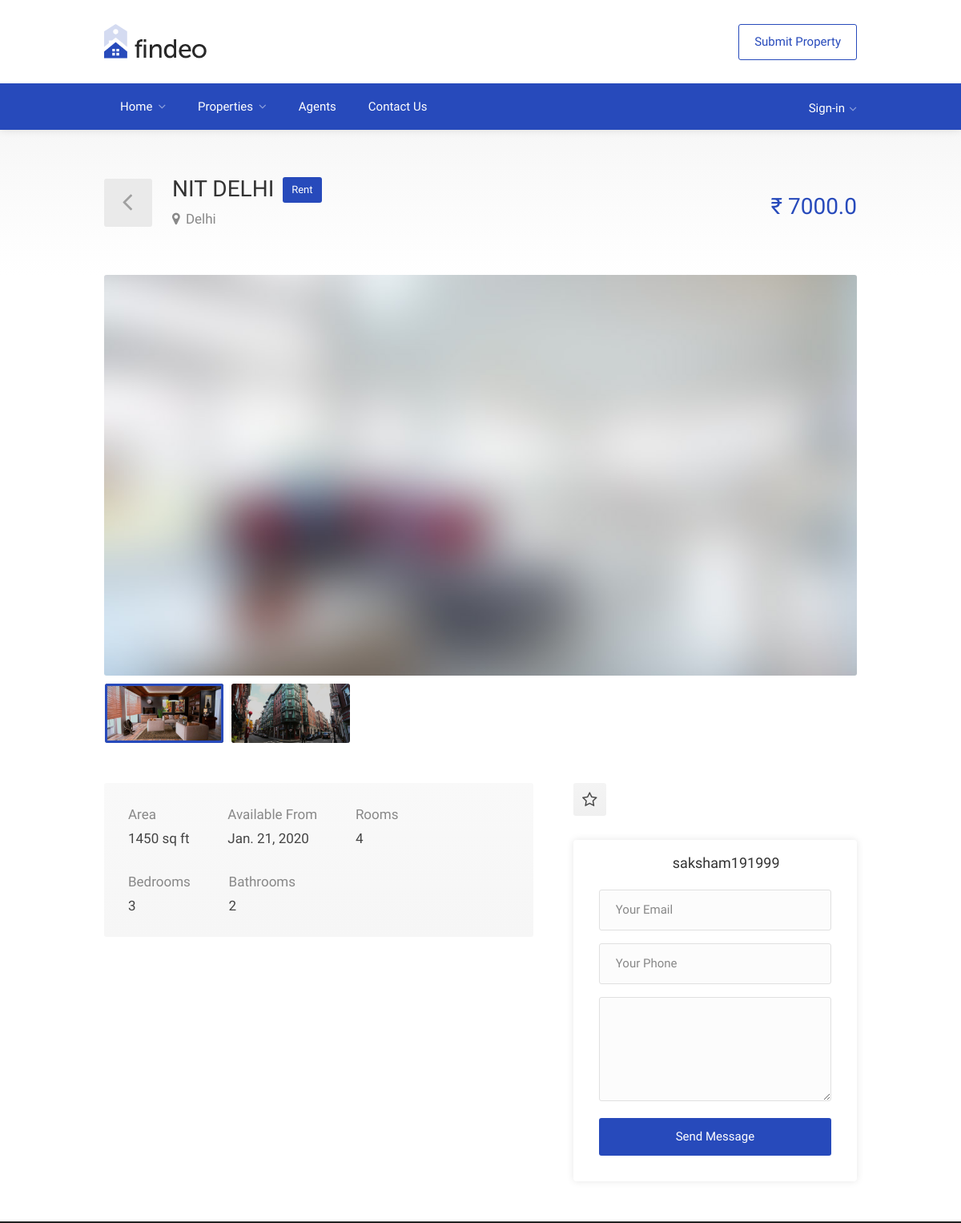
The app's page /property/1 (upper part), older data.
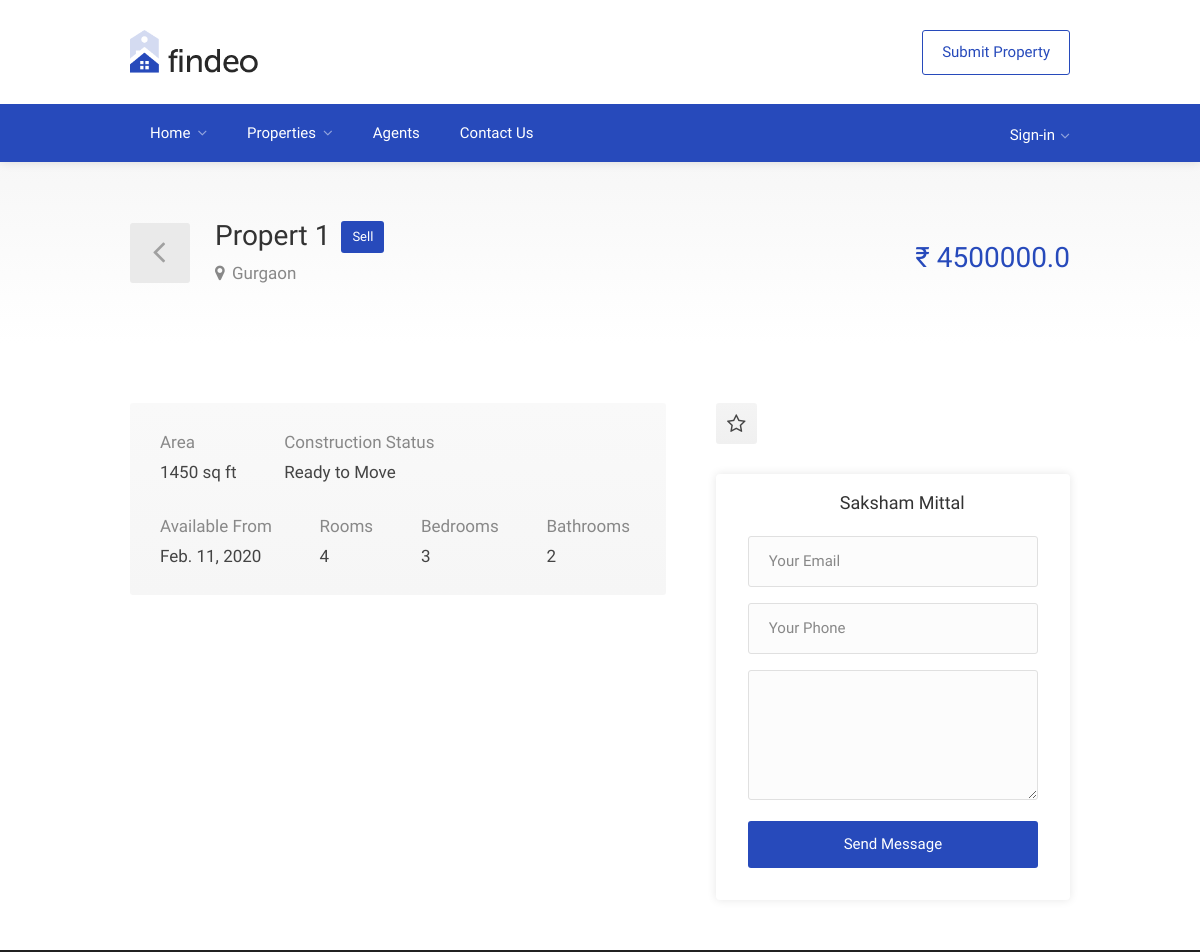
The same page, newer data.
### core/models.py (models this page shows, shortened)
class property(models.Model):
    owner = models.ForeignKey(User, on_delete=models.CASCADE)
    type = models.CharField(choices=type_choices, max_length=1)
    property_name = models.CharField(max_length=50)
    city = models.CharField(max_length=50)
    bedrooms = models.IntegerField()
    bathrooms = models.IntegerField()
    construction_status = models.CharField(choices=construction_choices, max_length=2, blank=True, null = True)
    available_from = models.DateField(blank=True, null=True)
    price_sq = models.FloatField(blank=True, null=True)
    total_price = models.FloatField()
    additional_features = models.TextField(blank = True, null = True)
    image = models.ImageField()
    visible = models.BooleanField(default=True)
    verified = models.BooleanField(default=False)
    views = models.IntegerField(default=0)
    label = models.CharField(max_length = 10, null=True, blank=True)
    dateadded = models.DateField(auto_now_add=True)
    rooms = models.IntegerField()
    features = models.ManyToManyField(features)
    class Meta:
        verbose_name_plural = 'Properties'

class images(models.Model):
    image = models.ImageField()
    property = models.ForeignKey(property, on_delete=models.CASCADE)
    class Meta:
        verbose_name_plural = 'Images'

class User(AbstractUser):
    is_agent = models.BooleanField(default=False)
    mobile = PhoneNumberField(null = True)
    mobile_verified = models.BooleanField(default=False)
    profile_pic = models.ImageField(blank = True, null = True)

### core/views.py (the view)
# urls.py: path('property/<int:id>', views.PropertyView, name='property'),
def PropertyView(request, id):
    property = get_object_or_404(models.property, id = id)
    property.views = int(property.views+1)
    property.save()
    images = models.images.objects.filter(property=property)
    context = {
        'property': property,
        'images': images,
    }
    return render(request, 'property.html', context)

### templates/property.html (shortened to what this page needs)
{% extends 'base.html' %}
{%  load static %}
{% block content %}
<div id="titlebar" class="property-titlebar margin-bottom-0">
	<div class="container">
		<div class="row">
			<div class="col-md-12">
				<a href="{% url 'core:properties' %}" class="back-to-listings"></a>
				<div class="property-title">
					<h2>{{ property.property_name }} <span class="property-badge">{{ property.get_type_display }}</span></h2>
					<span>
						<a href="#location" class="listing-address">
							{{ property.city }}
						</a>
					</span>
				</div>
				<div class="property-pricing">
					<div class="property-price">₹ {{ property.total_price }}</div>
				</div>
			</div>
		</div>
	</div>
</div>
<div class="container">
	<div class="row margin-bottom-50">
		<div class="col-md-12">
			<div class="property-slider default">
                {% for image in images %}
				<a href="{{ image.image.url }}" data-background-image="images/single-property-01.jpg" class="item mfp-gallery"></a>
			    {% endfor %}
            </div>
			<div class="property-slider-nav">
                {% for image in images %}
				<div class="item"><img src="{{ image.image.url }}" alt=""></div>
			    {% endfor %}
			</div>
		</div>
	</div>
</div>
<div class="container">
	<div class="row">
		<div class="col-lg-8 col-md-7 sp-content">
			<div class="property-description">
				<ul class="property-main-features">
                    <li>Area <span>1450 sq ft</span></li>
                    {%  if property.construction_status %}
					<li>Construction Status <span>{{ property.get_construction_status_display }}</span></li>
                    {% endif %}
                    {%  if property.available_from %}
					<li>Available From <span>{{ property.available_from }}</span></li>
                    {% endif %}
					<li>Rooms <span>4</span></li>
					<li>Bedrooms <span>{{ property.bedrooms }}</span></li>
					<li>Bathrooms <span>{{ property.bathrooms }}</span></li>
				</ul>
			</div>
		</div>
		<div class="col-lg-4 col-md-5 sp-sidebar">
			<div class="sidebar sticky right">
				<div class="widget margin-bottom-30">
                    <a href="{% url 'core:addtobookmarks' property.id %}"><button class="widget-button with-tip" data-tip-content="Add to Bookmarks"><i class="fa fa-star-o"></i></button></a>
					<div class="clearfix"></div>
				</div>
				<div class="widget">
					<div class="agent-widget">
						<div class="agent-title">
							<div class="agent-details">
                                {% if property.owner.first_name %}
                                    <h4>{{ property.owner.first_name }} {{ property.owner.last_name }}</h4>
                                {% else %}
								<h4><a href="#">{{ property.owner.username }}</a></h4>
                                {% endif %}
							</div>
						</div>
						<input type="text" placeholder="Your Email" pattern="^[A-Za-z0-9](([_\.\-]?[a-zA-Z0-9]+)*)@([A-Za-z0-9]+)(([\.\-]?[a-zA-Z0-9]+)*)\.([A-Za-z]{2,})$">
						<input type="text" placeholder="Your Phone">
						<textarea></textarea>
						<button class="button fullwidth margin-top-5">Send Message</button>
					</div>
				</div>
			</div>
		</div>
	</div>
</div>
{% endblock content %}

### templates/base.html (shortened to what this page needs)
{% load static %}
<!DOCTYPE html>
<html lang="en">
<head>
    <link rel="stylesheet" href="{% static 'css/style.css' %}">
    <link rel="stylesheet" href="{% static 'css/color.css'%}">
    <link rel="stylesheet" href="{% static 'css/bootstrap.css' %}">
    <link rel="stylesheet" href="{% static 'css/icons.css'%}">
</head>
<body>
    <div id="wrapper" class="mm-page mm-slideout">
	{% include "navbar.html" %}
    {% block content %}
    {% endblock content %}
        </div>
</body>
</html>

### templates/navbar.html (shortened to what this page needs)
{% load static %}
<div id="wrapper" class="mm-page mm-slideout">
<header id="header-container" class="header-style-2">
	<div id="header" class="">
		<div class="container">
			<div class="left-side">
				<div id="logo" class="margin-top-10">
					<a href="index.html"><img src="{% static 'images/logo.png' %}" alt=""></a>
                </div>
			</div>
			<div class="right-side">
				<ul class="header-widget">
					<li class="with-btn"><a href="{% url 'core:addproperty' %}" class="button border">Submit Property</a></li>				</ul>
            </div>
		</div>
		<nav id="navigation" class="style-2">
			<div class="container">
					<ul id="responsive">
						<li><a href="{% url 'core:home' %}" {% if request.resolver_match.view_name == 'core:home' %}class="current"{% endif %}>Home</a>
						</li>
						<li><a href="{% url 'core:properties' %}" {% if request.resolver_match.view_name == 'core:properties' %}class="current"{% endif %}>Properties</a>
						</li>
						<li><a href="{% url 'core:agents' %}" {% if request.resolver_match.view_name == 'core:agents' %}class="current"{% endif %}>Agents</a>
						</li>
						<li><a href="{% url 'core:contact' %}" {% if request.resolver_match.view_name == 'core:contact' %}class="current"{% endif %}>Contact Us</a>
						</li>
					</ul>
			</div>
		</nav>
		<div class="container">
			<div class="row">
				<div class="user-menu-container">
					<div class="user-menu">
                        {% if request.user.is_authenticated %}
                            <div class="user-name">Hi {{ request.user.username }},</div>
                            <ul>
                                <li><a href="{% url 'core:userprofile' %}"><i class="sl sl-icon-user"></i> My Profile</a></li>
                                <li><a href="{% url 'core:bookmarks' %}"><i class="sl sl-icon-star"></i> Bookmarks</a></li>
                                <li><a href="{% url 'core:myproperties' %}"><i class="sl sl-icon-docs"></i> My Properties</a></li>
                                <li><a href="{% url 'account_logout' %}"><i class="sl sl-icon-power"></i> Log Out</a></li>
                            </ul>
                        {% else %}
                            <a href="{% url 'account_login' %}"><div class="user-name">
                            Sign-in</div></a>
                        {% endif %}
					</div>
				</div>
			</div>
		</div>
	</div>
</header>
</div>

### templates/footer.html (shortened to what this page needs)
{% load static %}

### templates/scripts.html (shortened to what this page needs)
{% load static %}

### static_in_venv/css/color.css (style rules this page uses)
.user-menu ul li a:hover, .user-menu.active .user-name:after, .user-menu:hover .user-name:after, .user-menu.active .user-name, .user-menu:hover .user-name, table.manage-table td.action a:hover, table.manage-table .title-container .title h4 a:hover, .my-account-nav li a.current, .my-account-nav li a:hover, #footer .social-icons li a:hover i, #navigation.style-1 .current, #posts-nav li a:hover, #top-bar .social-icons li a:hover i, .agent .social-icons li a:hover i, .agent-contact-details li a:hover, .agent-page .agent-name h4, .footer-links li a:hover, .header-style-2 .header-widget li i, .header-widget .sign-in:hover, .home-slider-desc .read-more i, .info-box, .info-box h4, .listing-title h4 a:hover, .map-box h4 a:hover, .plan-price .value, .plan.featured .listing-badges .featured, .post-content a.read-more, .post-content h3 a:hover, .post-meta li a:hover, .property-pricing, .style-2 .trigger a:hover, .style-2 .trigger.active a, .style-2 .ui-accordion .ui-accordion-header-active, .style-2 .ui-accordion .ui-accordion-header-active:hover, .style-2 .ui-accordion .ui-accordion-header:hover, .tabs-nav li a:hover, .tabs-nav li.active a, .testimonial-author h4, .widget-button:hover, .widget-text h5 a:hover, a, a.button.border, a.button.border.white:hover { color: #274abb }
#navigation.style-2 { background-color: #274abb }
#titlebar.property-titlebar span.property-badge, .back-to-listings:hover, .home-slider-price, .img-box:hover:before, .layout-switcher a.active, .layout-switcher a:hover, .listing-hidden-content, .office-address h3:after, .pagination .current, .pagination ul li a.current-page, .pagination ul li a:hover, .pagination-next-prev ul li a:hover, .property-features.checkboxes li:before { background-color: #274abb }
.chosen-container .chosen-results li.highlighted, .chosen-container-multi .chosen-choices li.search-choice, .select-options li:hover, a.button, a.button.border:hover, button.button, input[type=button], input[type=submit] { background-color: #274abb }
a.button.border { border: 1px solid #274abb }

Row changes from the older to the newer data that the page shows:
removed images: image (picture)
removed images: image (picture)
changed property: property_name "NIT DELHI" → "Propert 1"; type "Rent" → "Sell"; city "Delhi" → "Gurgaon"; total_price "7000.0" → "4500000.0"; construction_status (not shown) → "Ready to Move"; available_from "Jan. 21, 2020" → "Feb. 11, 2020"; owner_id 2 → 1 (drawn); owner.first_name (not shown) → "Saksham"; owner.last_name (not shown) → "Mittal"; owner.username "saksham191999" → (not shown)
Text that changed along with them:
text now shown: "Construction Status"
